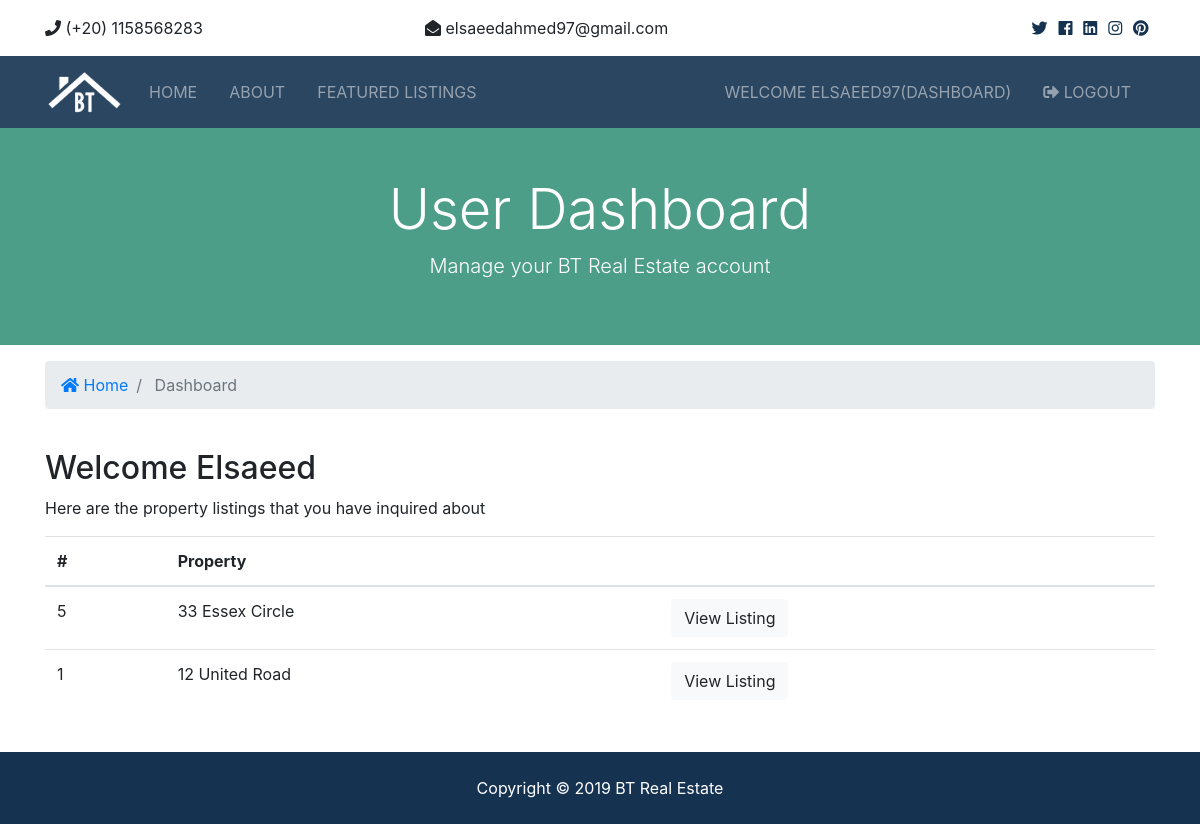
The page /accounts/dashboard (signed in) on the database its author committed.
### contacts/models.py (models this page shows, shortened)
class Contact(models.Model):
	listing 	= models.CharField(max_length=200)
	listing_id 	= models.IntegerField()
	name 		= models.CharField(max_length=100)
	email 		= models.EmailField()
	phone 		= models.CharField(max_length=100)
	message 	= models.TextField(blank=True)
	contact_date= models.DateTimeField(default=datetime.now, blank=True)
	user_id 	= models.IntegerField()

### accounts/views.py (the view)
# urls.py: path('dashboard', views.dashboard, name='dashboard'),
def dashboard(request):
	user_contacts = Contact.objects.order_by('-contact_date').filter(user_id=request.user.id)
	context = {
		'contacts': user_contacts
	}
	return render(request, 'accounts/dashboard.html', context)

### templates/accounts/dashboard.html (shortened to what this page needs)
{% extends 'base.html' %}
{% block content %}
<section id="showcase-inner" class="py-5 text-white">
    <div class="container">
      <div class="row text-center">
        <div class="col-md-12">
          <h1 class="display-4">User Dashboard</h1>
          <p class="lead">Manage your BT Real Estate account</p>
        </div>
      </div>
    </div>
  </section>
  <section id="bc" class="mt-3">
    <div class="container">
      <nav aria-label="breadcrumb">
        <ol class="breadcrumb">
          <li class="breadcrumb-item">
            <a href="{% url 'home' %}">
              <i class="fas fa-home"></i> Home</a>
          </li>
          <li class="breadcrumb-item active"> Dashboard</li>
        </ol>
      </nav>
    </div>
  </section>
 <section id="dashboard" class="py-4">
    <div class="container">
      <div class="row">
        <div class="col-md-12">
          <h2>Welcome {{user.first_name}}</h2>
          {% if contacts %}
          <p>Here are the property listings that you have inquired about</p>
          <table class="table">
            <thead>
              <tr>
                <th scope="col">#</th>
                <th scope="col">Property</th>
                <th></th>
              </tr>
            </thead>
            <tbody>
              {% for contact in contacts %}
              <tr>
                <td>{{ contact.id }}</td>
                <td>{{ contact.listing }}</td>
                <td>
                  <a class="btn btn-light" href="{% url 'listing' contact.listing_id %}">View Listing</a>
                </td>
              </tr>
              {% endfor %}
            </tbody>
          </table>
          {% endif %}
        </div>
      </div>
    </div>
  </section>
  {% endblock %}

### templates/partials/_navbar.html (shortened to what this page needs)
 {% load static %}
  <nav class="navbar navbar-expand-lg navbar-dark navo bg-primary sticky-top">
    <div class="container">
      <a class="navbar-brand" href="{% url 'home' %}">
        <img src="{% static 'img/logo.png' %}" class="logo" alt="">
      </a>
      <div class="collapse navbar-collapse" id="navbarNavAltMarkup">
        <ul class="navbar-nav">
          <li
          {% if '/' == request.path %}
          class="nav-item active mr-3"
          {% else %}
          class="nav-item  mr-3"
          {% endif %} >
            <a class="nav-link" href="{% url 'home' %}">Home</a>
          </li>
          <li
          {% if 'about' in  request.path %}
          class="nav-item active mr-3"
          {% else %}
          class="nav-item  mr-3"
          {% endif %} >
            <a class="nav-link" href="{% url 'about' %}">About</a>
          </li>
          <li
          {% if 'listings' in  request.path %}
          class="nav-item active mr-3"
          {% else %}
          class="nav-item  mr-3"
          {% endif %} >
            <a class="nav-link" href="{% url 'listings' %}">Featured Listings</a>
          </li>
        </ul>
        <ul class="navbar-nav ml-auto">
          {% if user.is_authenticated %}
          <li class="nav-item  mr-3">
            <a class="nav-link" href="{% url 'dashboard' %}">
              Welcome {{ user.username }}(Dashboard)</a>
          </li>
          <li
            {% if 'logout' in request.path %}
                class="nav-item mr-3 active"
                {% else %}
                class="nav-item mr-3"
                {% endif %} >
            <a href="javascript:{document.getElementById('logout').submit()}" class="nav-link">
              <i class="fas fa-sign-out-alt"></i> Logout
            </a>
          {% endif %}
        </ul>
      </div>
    </div>
  </nav>

### static/css/all.css (style rules this page uses)
.fa, .fas, .far, .fal, .fab { -moz-osx-font-smoothing: grayscale; -webkit-font-smoothing: antialiased; display: inline-block; font-style: normal; font-variant: normal; text-rendering: auto; line-height: 1; }
.fa-home:before { content: "\f015"; }
.fa-sign-out-alt:before { content: "\f2f5"; }
.fa, .fas { font-family: 'Font Awesome 5 Free'; font-weight: 900; }

### static/css/style.css (style rules this page uses)
.navo { background-color: #153250 !important ; }
img { width: 100%; }
.logo { width: 80px; }
.navbar { opacity: 0.9; text-transform: uppercase; }
#showcase-inner { background: url(../img/building.jpg) no-repeat top center fixed/cover; position: relative; overflow: hidden; min-height: 200px; }
#showcase-inner::before { content: ''; position: absolute; top: 0; left: 0; min-height: 100%; width: 100%; background: rgba(32, 134, 107, 0.8); }

### rows shown on the page
Contact: id "5", listing "33 Essex Circle"
Contact: id "1", listing "12 United Road"

### other values the page prints
{{ user.username }} "ELSAEED97"
{{ user.first_name }} "Elsaeed"
